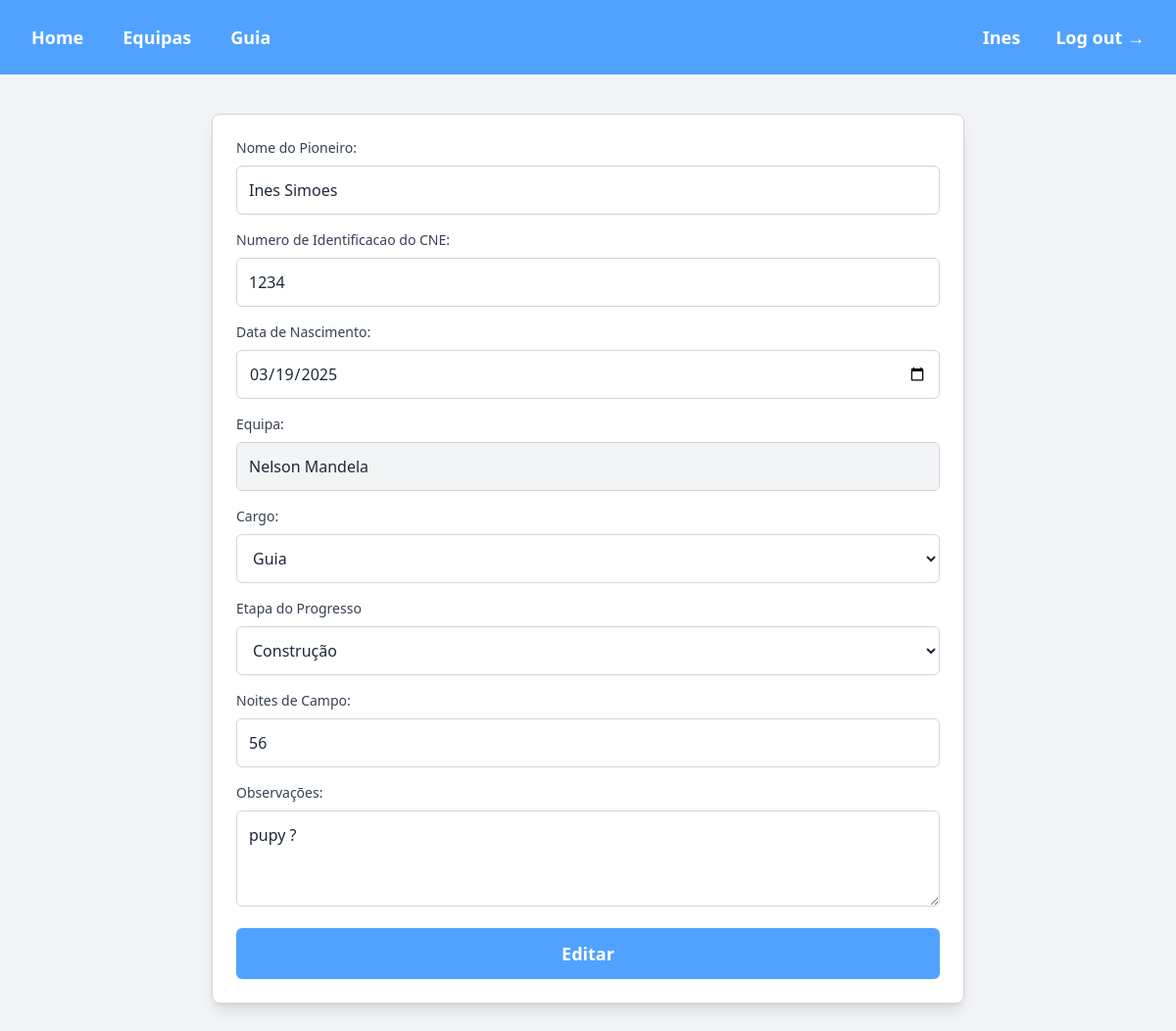
The page /public/form_update.php?id=2 (signed in) on the database as committed earlier.
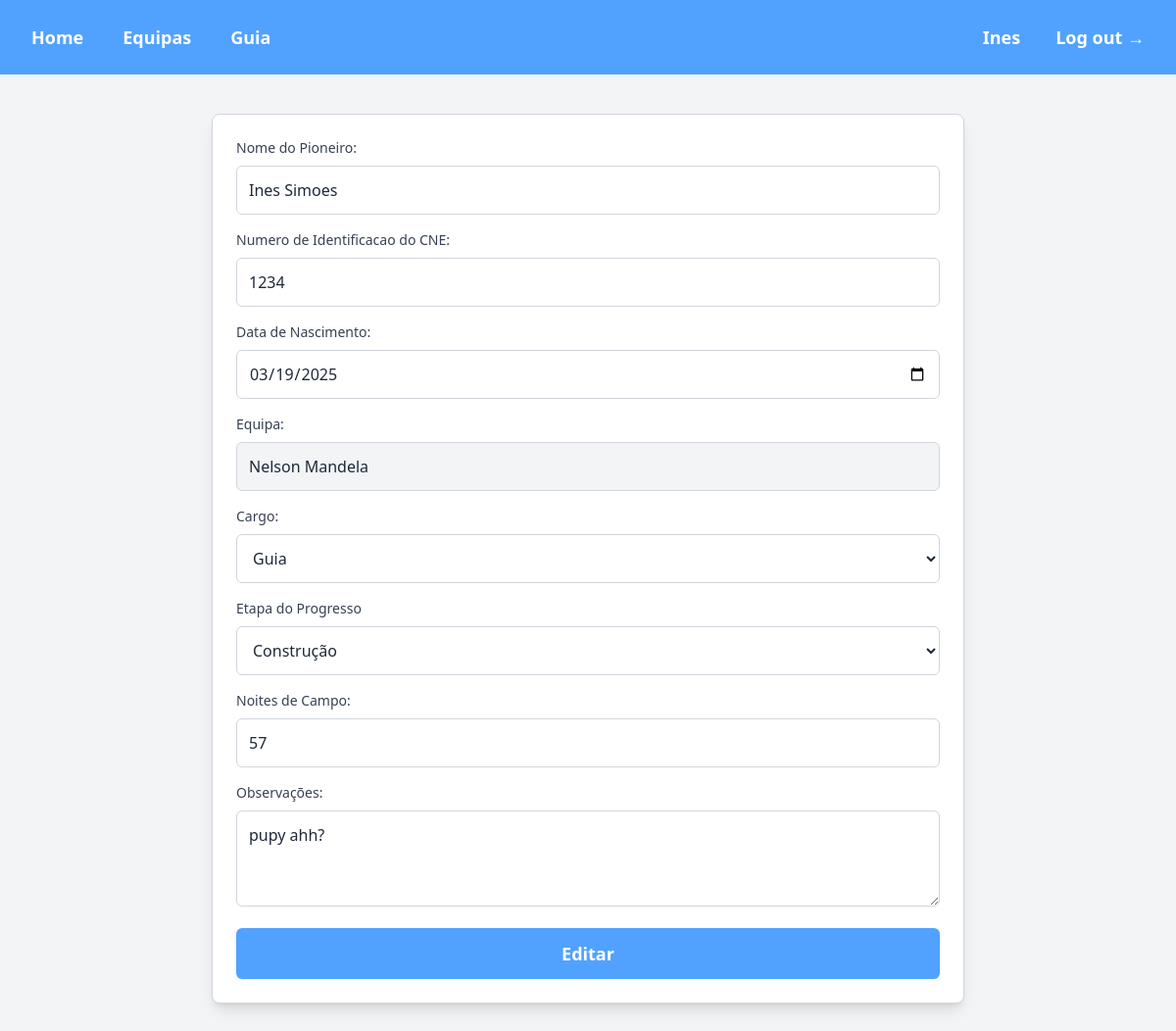
The same page on the database as committed later.
### tables this page shows
CREATE TABLE `pioneiros` (
  `id` int(11) NOT NULL,
  `nome` varchar(50) NOT NULL,
  `id_cne` int(11) NOT NULL,
  `dt_nascimento` date NOT NULL,
  `noites_campo` int(11) NOT NULL,
  `observacoes` text NOT NULL,
  `cargo_fk` int(11) NOT NULL,
  `equipa_fk` int(11) NOT NULL,
  `etapa_progresso_fk` int(11) NOT NULL
);

CREATE TABLE `equipas` (
  `equipa_id` int(11) NOT NULL,
  `equipa` varchar(20) NOT NULL
);

### public/form_update.php (the view, shortened to what this page needs)
<?php
    require '../private/connection.php';
    $id = $_GET['id'];
    $sql = "SELECT * from pioneiros as p
            join cargos as c on p.cargo_fk = c.cargo_id
            join equipas as e on p.equipa_fk = e.equipa_id
            join etapas_progresso as ep on p.etapa_progresso_fk = ep.etapa_id
            where p.id = $id";
    $result = $connection->query($sql);
    $row = $result->fetch_assoc();
?>
<!DOCTYPE html>
<html lang="en">
<head>
    <script src="https://unpkg.com/@tailwindcss/browser@4"></script>
</head>
<?php include('header.php'); ?>
<body class="bg-gray-100">
    <div class="flex justify-center py-10">
        <section class="bg-white border border-gray-300 rounded-lg shadow-lg p-6 w-full max-w-3xl">
            <form action="../private/update_pioneiro.php" method="post">
                <label class="block text-sm font-medium text-gray-700 mb-2">Nome do Pioneiro: </label>
                <input type="text" name="nome" value="<?php echo $row['nome']; ?>" class="w-full p-3 border border-gray-300 rounded-md text-gray-800 mb-4 focus:outline-none focus:border-blue-500 focus:ring-1 focus:ring-blue-500"><br>
                <label class="block text-sm font-medium text-gray-700 mb-2">Numero de Identificacao do CNE: </label>
                <input type="number" name="id_cne" value="<?php echo $row['id_cne']; ?>" class="w-full p-3 border border-gray-300 rounded-md text-gray-800 mb-4 focus:outline-none focus:border-blue-500 focus:ring-1 focus:ring-blue-500"><br>
                <label class="block text-sm font-medium text-gray-700 mb-2">Data de Nascimento: </label>
                <input type="date" name="dt_nascimento" value="<?php echo $row['dt_nascimento']; ?>" class="w-full p-3 border border-gray-300 rounded-md text-gray-800 mb-4 focus:outline-none focus:border-blue-500 focus:ring-1 focus:ring-blue-500"><br>
                <label class="block text-sm font-medium text-gray-700 mb-2">Equipa: </label>
                <input type="text" name="equipa" value="<?= htmlspecialchars($row['equipa']); ?>" readonly class="w-full p-3 border border-gray-300 rounded-md text-gray-800 bg-gray-100 mb-4"><br>
                <label for="cargo" class="block text-sm font-medium text-gray-700 mb-2">Cargo:</label>
                <select id="cargo" name="cargo" class="w-full p-3 border border-gray-300 rounded-md text-gray-800 mb-4 focus:outline-none focus:border-blue-500 focus:ring-1 focus:ring-blue-500">
                    <option value="1" <?php echo $row['cargo'] == 'Guia' ? 'selected' : ''; ?>>Guia</option>
                </select><br>
                <label for="etapaprogresso" class="block text-sm font-medium text-gray-700 mb-2">Etapa do Progresso</label>
                <select id="etapaprogresso" name="etapaprogresso" value="<?php echo $row['etapa_progresso'] ?>" class="w-full p-3 border border-gray-300 rounded-md text-gray-800 mb-4 focus:outline-none focus:border-blue-500 focus:ring-1 focus:ring-blue-500">
                    <option value="4" <?php echo $row['etapa_progresso'] == 'Construcao' ? 'selected' : ''; ?>>Construção</option>
                </select><br>
                <label class="block text-sm font-medium text-gray-700 mb-2">Noites de Campo: </label>
                <input type="number" name="noitescampo" id="noitescampo" value="<?php echo $row['noites_campo']; ?>" class="w-full p-3 border border-gray-300 rounded-md text-gray-800 mb-4 focus:outline-none focus:border-blue-500 focus:ring-1 focus:ring-blue-500"><br>
                <label class="block text-sm font-medium text-gray-700 mb-2">Observações:</label>
                <textarea id="observacoes" name="observacoes" rows="3" cols="50" class="w-full p-3 border border-gray-300 rounded-md text-gray-800 mb-4 focus:outline-none focus:border-blue-500 focus:ring-1 focus:ring-blue-500"><?php echo htmlspecialchars($row['observacoes']); ?></textarea><br>
                <input type="submit" value="Editar" class="w-full bg-blue-400 text-white py-3 px-4 rounded-md text-lg font-semibold hover:bg-blue-500 focus:outline-none focus:ring-2 focus:ring-blue-500 focus:ring-opacity-50">
            </form>
        </section>
    </div>
</body>
</html>

Rows that differ between the two databases and show on the page:
changed pioneiros "Ines Simoes": noitescampo "56" → "57"; observacoes "pupy ?" → "pupy ahh?"
